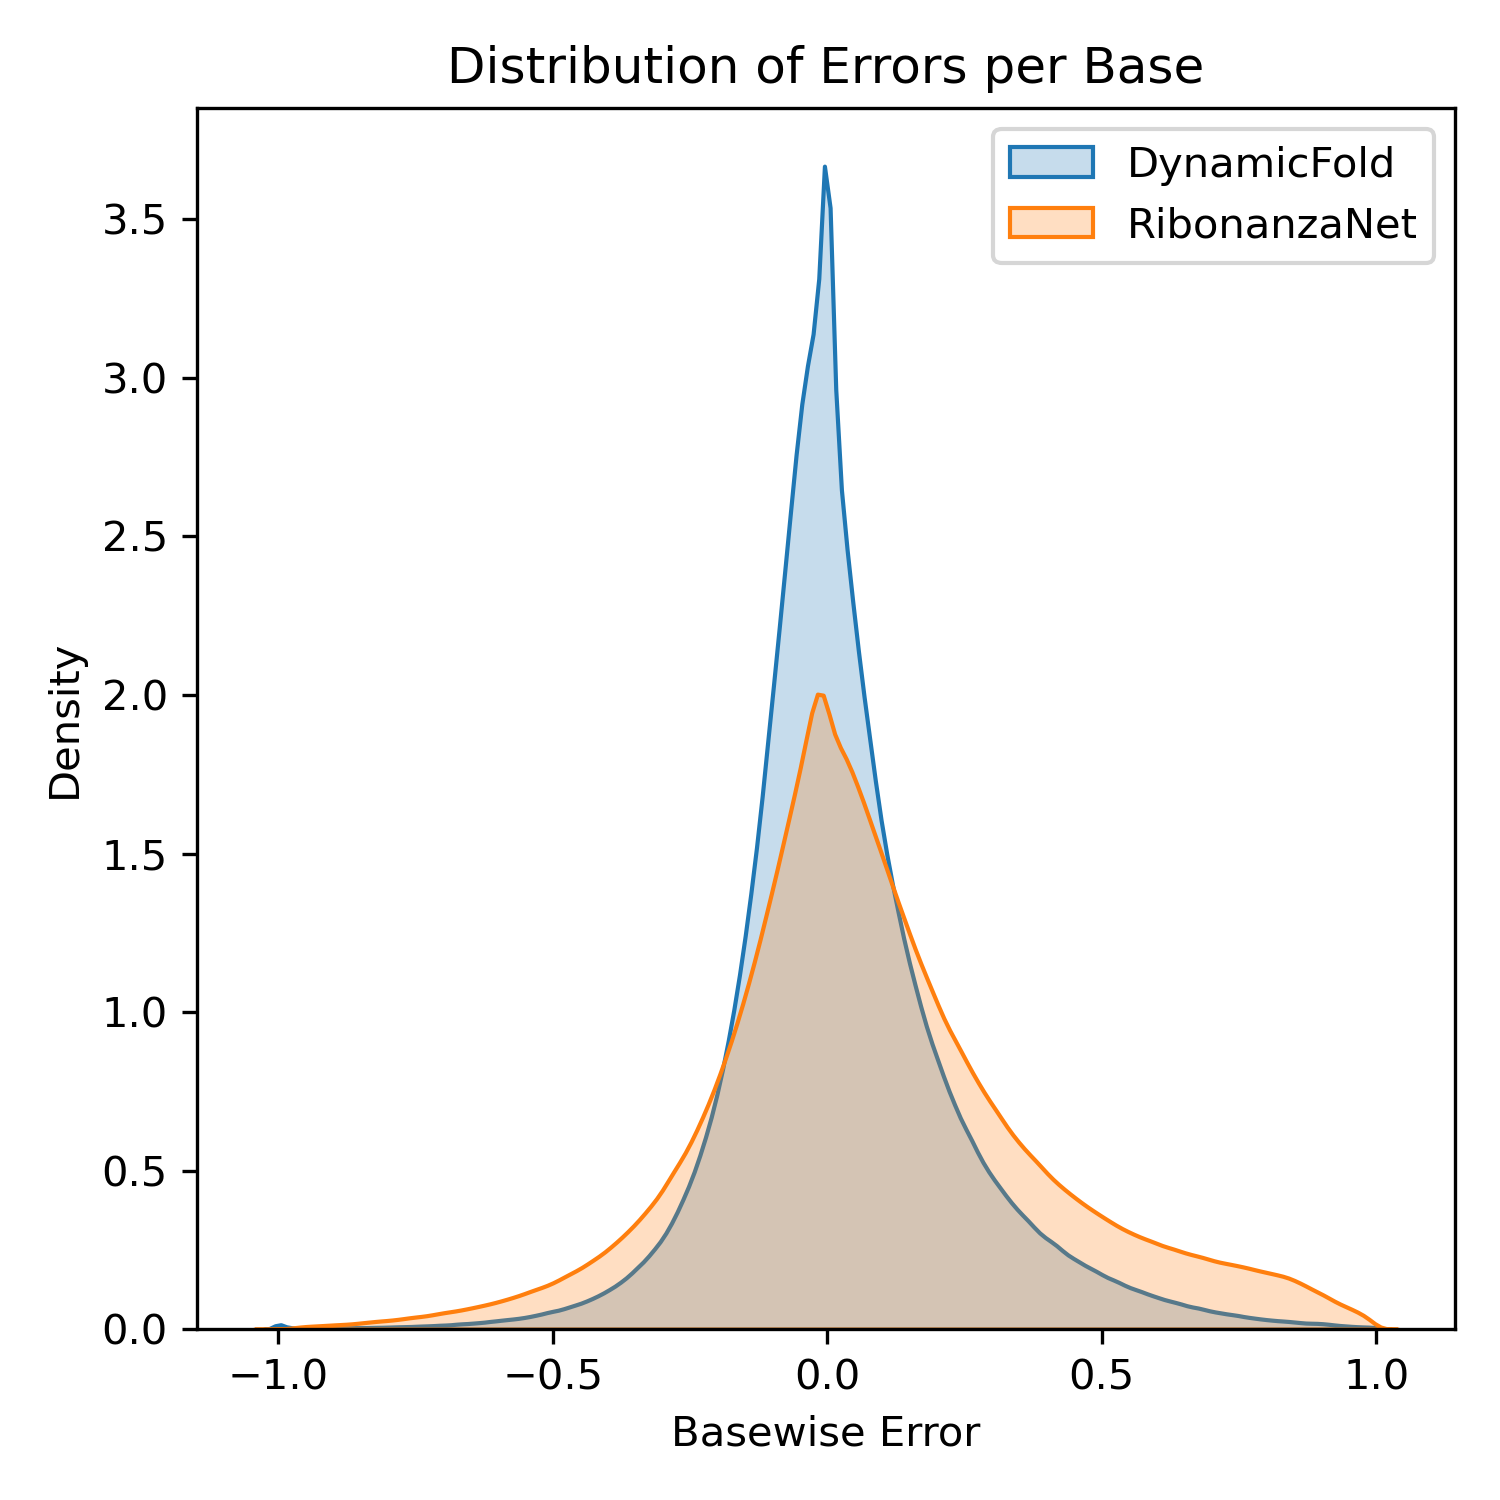

Source code (Python):
import matplotlib.pyplot as plt
import pandas as pd
import numpy as np
import seaborn as sns
import sys
import orjson

data_csv = sys.argv[1]
output_plot = sys.argv[2]

data = pd.read_csv(data_csv)
dynamic_error = list()
static_error = list()
for _, row in data.iterrows():
    reactivity = np.array(orjson.loads(row["RT"]))
    dynamic_prediction = np.array(orjson.loads(row["Predictions"]))
    static_prediction = np.array(orjson.loads(row["RibonanzaNetPredictions"]))
    dynamic_error.extend((reactivity - dynamic_prediction).tolist())
    static_error.extend((reactivity - static_prediction).tolist())

plt.figure(figsize=(5, 5), dpi=300)
sns.kdeplot(dynamic_error, fill=True, label="DynamicFold")
sns.kdeplot(static_error, fill=True, label="RibonanzaNet")
plt.xlabel("Basewise Error")
plt.ylabel("Density")
plt.legend()
plt.title("Distribution of Errors per Base")
plt.tight_layout()
plt.savefig(output_plot)
